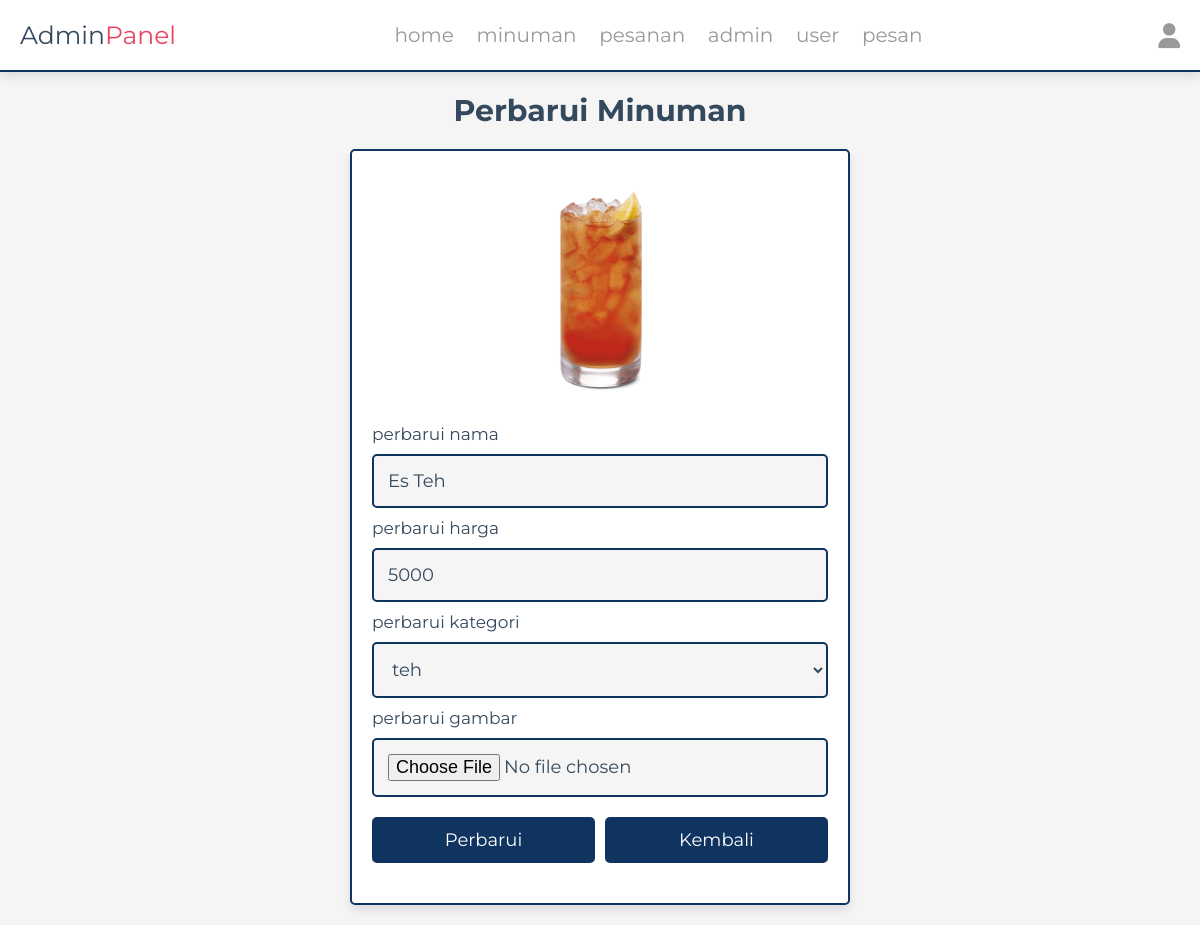
The app's page /admin/update_product.php?update=8 (signed in) with its own data.
### tables this page shows
CREATE TABLE `products` (
  `id` int(100) NOT NULL,
  `name` varchar(100) NOT NULL,
  `category` varchar(100) NOT NULL,
  `price` int(10) NOT NULL,
  `image` varchar(100) NOT NULL
);

### admin/update_product.php (the view, shortened to what this page needs)
<?php
include '../components/connect.php';
?>
<!DOCTYPE html>
<html lang="en">
<head>
   <link rel="stylesheet" href="https://cdnjs.cloudflare.com/ajax/libs/font-awesome/6.1.1/css/all.min.css">
   <link rel="stylesheet" href="../css/admin_style.css">
</head>
<body>
<?php include '../components/admin_header.php' ?>
<section class="update-product">
   <h1 class="heading">perbarui minuman</h1>
   <?php
      $update_id = $_GET['update'];
      $show_products = $conn->prepare("SELECT * FROM `products` WHERE id = ?");
      $show_products->execute([$update_id]);
      if($show_products->rowCount() > 0){
         while($fetch_products = $show_products->fetch(PDO::FETCH_ASSOC)){
   ?>
   <form action="" method="POST" enctype="multipart/form-data">
      <img src="../uploaded_img/<?= $fetch_products['image']; ?>" alt="">
      <span>perbarui nama</span>
      <input type="text" required placeholder="masukkan nama minuman" name="name" maxlength="100" class="box" value="<?= $fetch_products['name']; ?>">
      <span>perbarui harga</span>
      <input type="number" min="0" max="9999999999" required placeholder="masukkan harga minuman" name="price" onkeypress="if(this.value.length == 10) return false;" class="box" value="<?= $fetch_products['price']; ?>">
      <span>perbarui kategori</span>
      <select name="category" class="box" required>
         <option selected value="<?= $fetch_products['category']; ?>"><?= $fetch_products['category']; ?></option>
      </select>
      <span>perbarui gambar</span>
      <input type="file" name="image" class="box" accept="image/jpg, image/jpeg, image/png, image/webp">
      <div class="flex-btn">
         <input type="submit" value="perbarui" class="btn" name="update">
         <a href="products.php" class="option-btn">kembali</a>
      </div>
   </form>
   <?php
         }
      }else{
         echo '<p class="empty">belum ada minuman yang ditambahkan!</p>';
      }
   ?>
</section>
</body>
</html>

### css/admin_style.css (style rules this page uses)
:root { --primary: #0F3460; --secondary: #E94560; --black: #34495e; --white: #fff; --light-bg: #f5f5f5; --light-color: #999; --border: .2rem solid var(--primary); --box-shadow: 0 .5rem 1rem rgba(0, 0, 0, .1); }
* { font-family: 'Montserrat', sans-serif; margin: 0; padding: 0; box-sizing: border-box; text-decoration: none; outline: none; border: none; }
html { font-size: 62.5%; overflow-x: hidden; }
body { background-color: var(--light-bg); }
section { max-width: 1200px; margin: 0 auto; padding: 2rem; }
.btn, .delete-btn, .option-btn { display: block; margin-top: 1rem; margin-bottom: 2rem; border-radius: .5rem; cursor: pointer; width: 100%; font-size: 1.8rem; color: var(--white); padding: 1.2rem 3rem; text-transform: capitalize; text-align: center; }
input { border-color: #0F3460; }
.btn { background-color: var(--primary); }
.option-btn { background-color: var(--primary); }
.flex-btn { display: flex; gap: 1rem; }
.heading { text-align: center; margin-bottom: 2rem; text-transform: capitalize; color: var(--black); font-size: 3rem; font-weight: bold; }
.update-product form { margin: 0 auto; max-width: 50rem; background-color: var(--white); border-radius: .5rem; box-shadow: var(--box-shadow); border: var(--border); padding: 2rem; }
.update-product form img { height: 25rem; width: 100%; object-fit: contain; }
.update-product form .box { background-color: var(--light-bg); border: var(--border); width: 100%; padding: 1.4rem; font-size: 1.8rem; color: var(--black); border-radius: .5rem; margin: 1rem 0; }
.update-product form span { font-size: 1.7rem; color: var(--black); }

### records on screen
products: image (picture), name "Es Teh", price "5000", category "teh"
